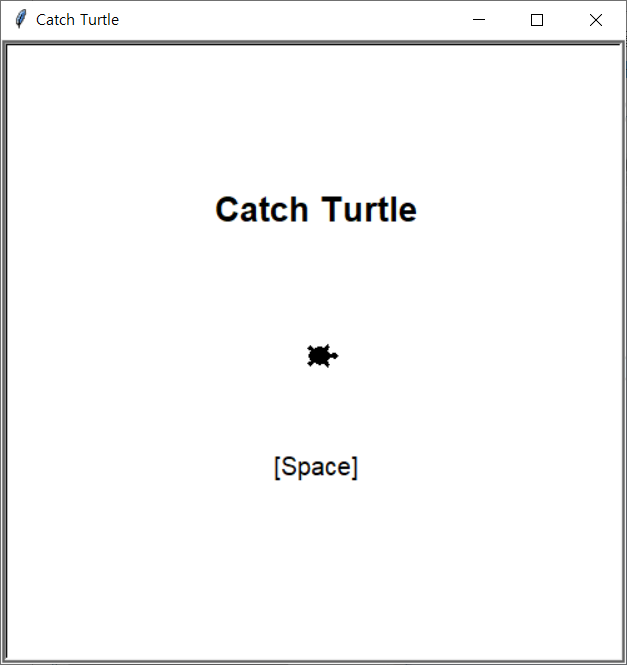

Python code for this plot:
import turtle as t
import random
import time

def message(str_up, str_down): # 위아래로 메시지 출력
    player.goto(0,100)
    player.write(str_up, False, "center", ("Arial", 20, "bold")) # Arial 폰트, 폰트 크기 20, 굵게, 가운데 정렬로 str_up 작성
    player.goto(0,-100)
    player.write(str_down, False, "center", ("Arial", 15, "normal"))
    player.home() # 거북이 원점으로 이동
    player.showturtle()

def start(): # 게임 시작
    playing = True
    player.clear()
    playing = play(playing)
    end(playing)

def play(playing): # 게임 진행
    max_time = time.time() + 20 # 최대 20초의 시간 제한

    while playing:
        if time.time() > max_time:
            playing = False
            return playing
        player.showturtle()
        player.up() # 펜 들기
        location = random.choice(location_list)
        player.goto(location)
        time.sleep(random.uniform(0.1, 1)) # 거북이가 나타나는 시간을 0.1초에서 1초 사이 랜덤으로 지연

def show_score(score): # 점수 출력
    score_board.clear()
    score_board.color("white")
    score_board.goto(150, 150)
    score_board.pencolor("black")
    score_board.write("Score : %d" % score, False, "left", ("Arial", 13, "bold"))
    score_board.color("white")

def right():  # 유저가 누른 방향키가 오른쪽이면 점수 획득
    global score
    if player.position() == (200.00, 0.00):  # 거북이의 위치가 오른쪽이면
        player.hideturtle()
        score = score + 1
        show_score(score)

def left():  # 유저가 누른 방향키가 왼쪽이면 점수 획득
    global score
    if player.position() == (-200.00, 0.00):  # 거북이의 위치가 왼쪽이면
        player.hideturtle()
        score = score + 1
        show_score(score)

def up():  # 유저가 누른 방향키가 위쪽이면 점수 획득
    global score
    if player.position() == (0.00, 200.00):  # 거북이의 위치가 위쪽이면
        player.hideturtle()
        score = score + 1
        show_score(score)

def down():  # 유저가 누른 방향키가 아래쪽이면 점수 획득
    global score
    if player.position() == (0.00, -200.00):  # 거북이의 위치가 아래쪽이면
        player.hideturtle()
        score = score + 1
        show_score(score)

def end(playing): # 게임 종료
    global score
    if not playing:
        score_board.clear()
        text = "Score : %d" % score
        message("Game Over", text) # 게임 종료 화면으로 "Game Over"와 점수를 출력
        score = 0

player = t.Turtle() # 거북이 객체 생성
player.shape("turtle")
player.speed(0)
player.up()

screen = t.Screen() # screen 객체 생성
screen.title("Catch Turtle") # 그래픽 창 이름 지정
screen.setup(500, 500) # 창 크기 500*500으로 설정

score_board = t.Turtle() # 점수판 객체 생성
score_board.color("white")
score_board.goto(150,150)

score = 0

location_list = [(0,200), (0,-200), (200,0), (-200,0)] # 거북이의 위치(위, 아래, 오른쪽, 왼쪽) 리스트로 생성

screen.onkeypress(start, "space") # 스페이스 바를 누르면 start 함수 실행
screen.onkeypress(right, "Right") # 오른쪽 키를 누르면 right 함수 실행
screen.onkeypress(left, "Left")
screen.onkeypress(up, "Up")
screen.onkeypress(down, "Down")
screen.listen() # 이 명령어를 실행시켜야 키 입력모드가 실행되어 입력된 키에 반응

message("Catch Turtle", "[Space]") # 게임 시작하기 전 첫 화면으로 "Catch Turtle"과 "[Space]"를 출력
